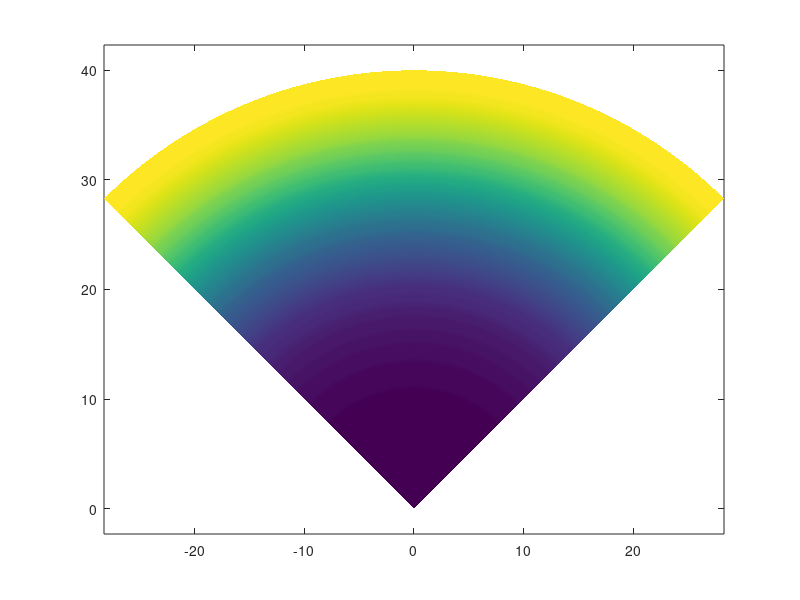
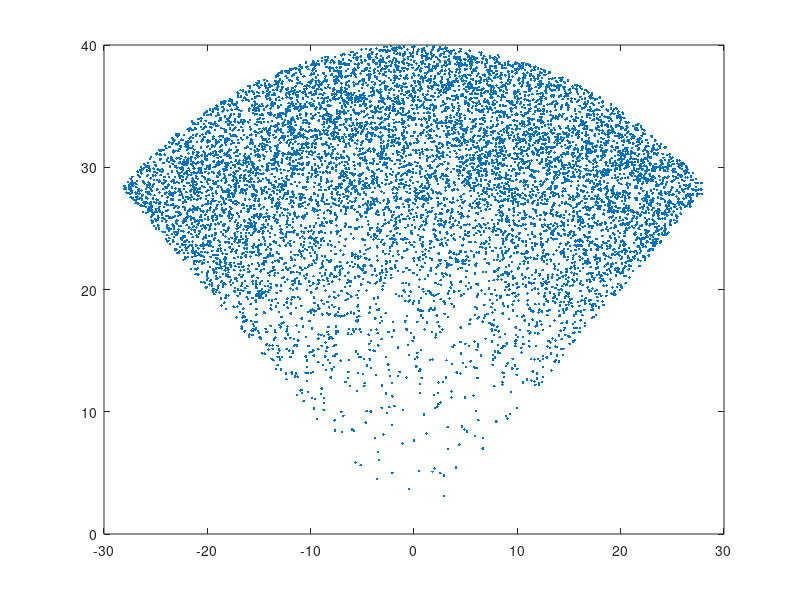

Reproduce these figures in MATLAB, in order. (Note: this script raises an error after producing the figures.)
%%
clc
clear
close all

%% Import


%% birth model:
% new targets are most likely to appear at the leading edge of the sonar's
% field of view
deg_to_rad = pi / 180;
l_lim = -45 * deg_to_rad;
r_lim = 45 * deg_to_rad;
range = 40;

n_pts = 100;
r = linspace(0, range, n_pts);
theta = linspace(l_lim, r_lim, n_pts);

[R, THETA] = meshgrid(r, theta);

% probability only depends on range
mu = range;
sigma = range/4;
p = 2 * normpdf(R(:), range, range/4);
p = reshape(p, size(R));
[x, y, p_b] = pol2cart(THETA, R, p);

pcolor(y, x, p_b)
shading interp;
axis equal


%% Fit gaussian mixture
samples = 100000;
samples = 10000;
bearings = l_lim + (r_lim-l_lim).*rand(samples,1);
ranges = -abs(normrnd(0, sigma, samples, 1)) + range;
pts = [bearings ranges];
% ensure no points lay past the end range
[sn, se] = pol2cart(bearings, ranges);
figure 
plot(se, sn, '.');

% Fit gaussian mixture
num_gaussians = 100;
options = statset('MaxIter', 1000);
dist = fitgmdist([sn, se], num_gaussians, 'SharedCovariance', false, 'Options',options);
n = 0:.1:60;
e = -40:.1:40;

gamma = RFS.utils.GMRFS(dist.mu', dist.Sigma, dist.ComponentProportion);
figure
RFS.utils.plotgmphd(gamma, n, e);
axis equal
